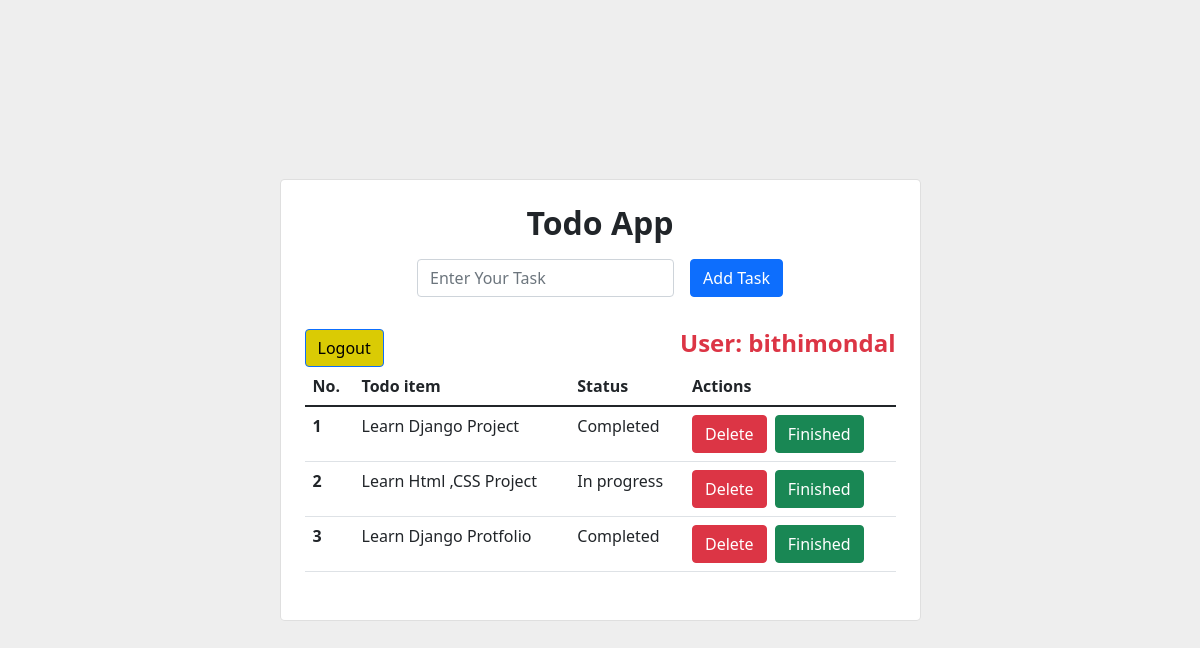
Screenshot of / (signed in) with the database file from the repository.
### TodoApp/models.py (models this page shows, shortened)
class todo(models.Model):
    user = models.ForeignKey( User, related_name='user_todo', on_delete=models.CASCADE)
    todo_description = models.CharField(max_length= 500)
    status = models.BooleanField(default= False)
    created_date = models.DateTimeField(auto_now_add=True)
    updated_date = models.DateTimeField(auto_now_add=True)

### TodoApp/views.py (the view)
# urls.py: path('', views.home, name='home'),
@login_required
def home(request):
    current_user = request.user
    all_task= todo.objects.filter(user=current_user)
    if request.method == "POST":
        name = request.POST.get('todo_name')
        New_todo = todo(user=request.user,todo_description=name)
        New_todo.save()
        messages.success(request, "New Task Created !!")
        return redirect ('home')
    context={
        'all_task':all_task
    }
    return render(request, 'home.html',context)

### templates/home.html (shortened to what this page needs)
{% load static %}
<link rel="stylesheet" href="https://cdn.jsdelivr.net/npm/bootstrap@5.1.3/dist/css/bootstrap.min.css">
<section class="vh-100" style="background-color: #eee;">
    <div class="container py-5 h-100">
      <div class="row d-flex justify-content-center align-items-center h-100">
        <div class="col col-lg-9 col-xl-7">
          <div class="card rounded-3">
            <div class="card-body p-4">
              <h2 class="text-center fw-bold ">Todo App</h2>
              <form method="POST" action="{% url 'home' %}" class="row row-cols-lg-auto g-3 justify-content-center align-items-center mb-4 pb-2">
                <div class="col-12">
                  <div class="form-outline">
                    <input type="text" id="form1" name="todo_name" class="form-control" required placeholder="Enter Your Task"/>
                  </div>
                </div>
                <div class="col-12">
                  <button type="submit"  class="btn btn-primary">Add Task</button>
                </div>
              </form>
              <div class="d-flex">
                <a href="{% url 'logout' %}"><button style="background: rgb(218, 203, 4); color: rgb(0, 0, 0);" type="submit" class="btn btn-primary">Logout</button></a>
                <h4 class="text-danger fw-bolder  ms-auto">User: {{user.username}}</h4>
              </div>
              <table class="table mb-4">
                <thead>
                  <tr>
                    <th scope="col">No.</th>
                    <th scope="col">Todo item</th>
                    <th scope="col">Status</th>
                    <th scope="col">Actions</th>
                  </tr>
                </thead>
                <tbody>
                  {% for task in all_task %}
                  <tr>
                    <th scope="row">{{forloop.counter}}</th>
                    <td>{{task.todo_description}}</td>
                    {% if task.status == False %}
                    <td>In progress</td>
                    {% else %}
                    <td>Completed</td>
                    {% endif %}
                    <td>
                      <a href="{% url 'delete' task.id %}"><button type="submit" class="btn btn-danger">Delete</button></a>
                      <a href="{% url 'update' task.id %}"><button type="submit" class="btn btn-success ms-1">Finished</button></a>
                    </td>
                  </tr>
                  {% endfor %}
                </tbody>
              </table>
            </div>
          </div>
        </div>
      </div>
    </div>
  </section>

### rows the page displays
todo: todo_description "Learn Django Project", status "Completed"
todo: todo_description "Learn Html ,CSS Project", status "In progress"
todo: todo_description "Learn Django Protfolio", status "Completed"

### other values shown
{{ user.username }} "bithimondal"
